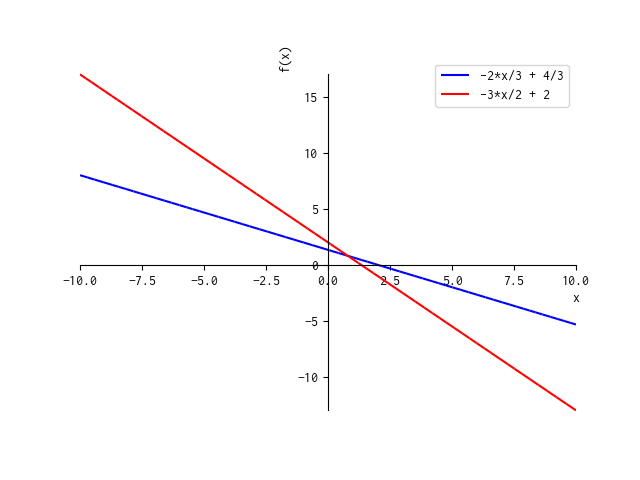

This chart was generated by the following Python code:
from sympy import *
from sympy.core.sympify import SympifyError

def plot_graphs(expr1, expr2):
    y = Symbol('y')
    solve1 = solve(expr1, y)
    sol1 = solve1[0]
    solve2 = solve(expr2, y)
    sol2 = solve2[0]
    p = plot(sol1, sol2, legend=True, show=False)
    p[0].line_color = 'b'
    p[1].line_color = 'r'
    p.save('02.png')
    
if __name__ == '__main__':
    expr1 = input('Enter expression1 : ')
    expr2 = input('Enter expression2 : ')
    try:
        expr1 = sympify(expr1)
        expr2 = sympify(expr2)
    except SympifyError:
        print('Invalid input')
    else:
        plot_graphs(expr1, expr2)
        solve = solve((expr1, expr2), dict=True)
        soln = solve[0]
        pprint(soln)
